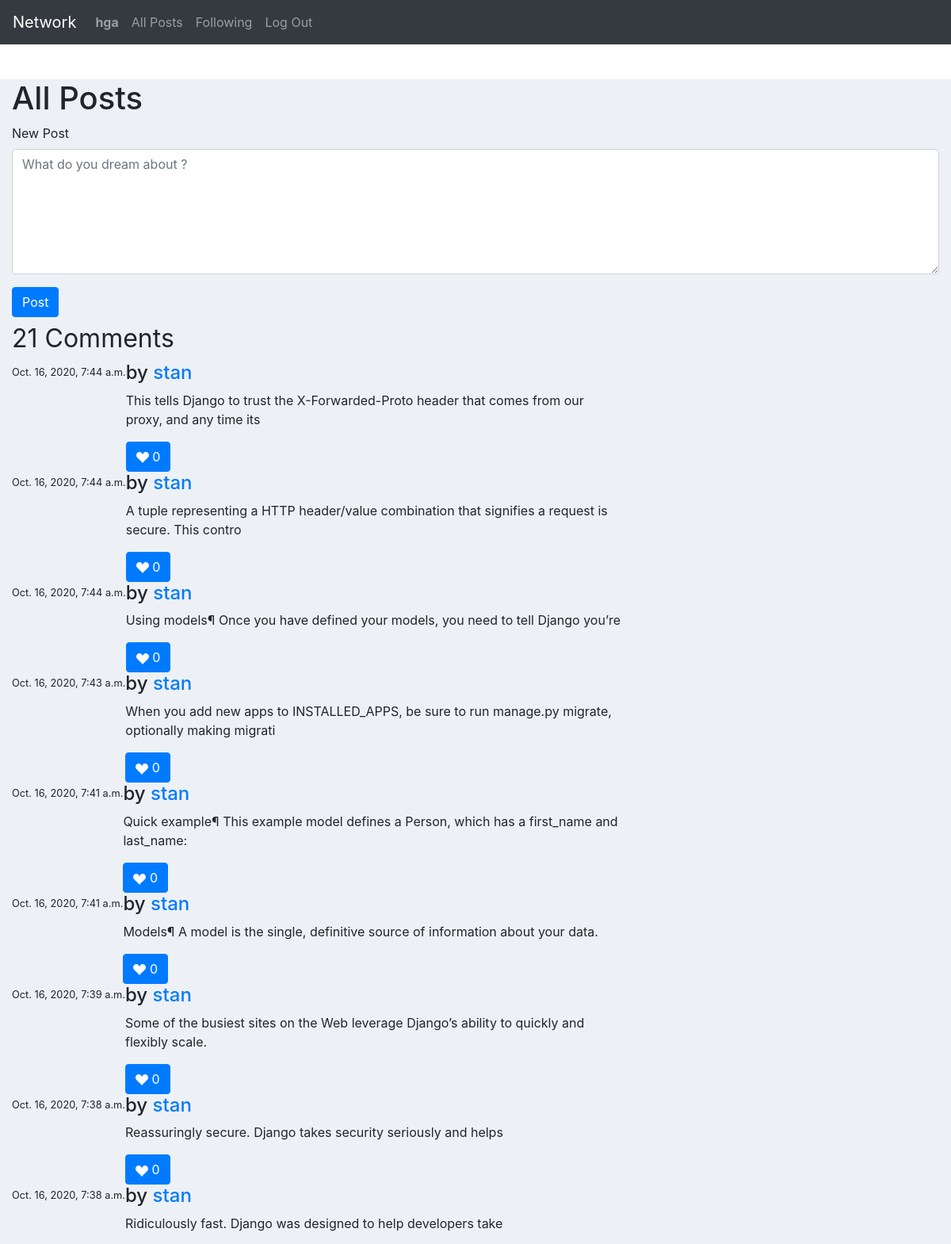
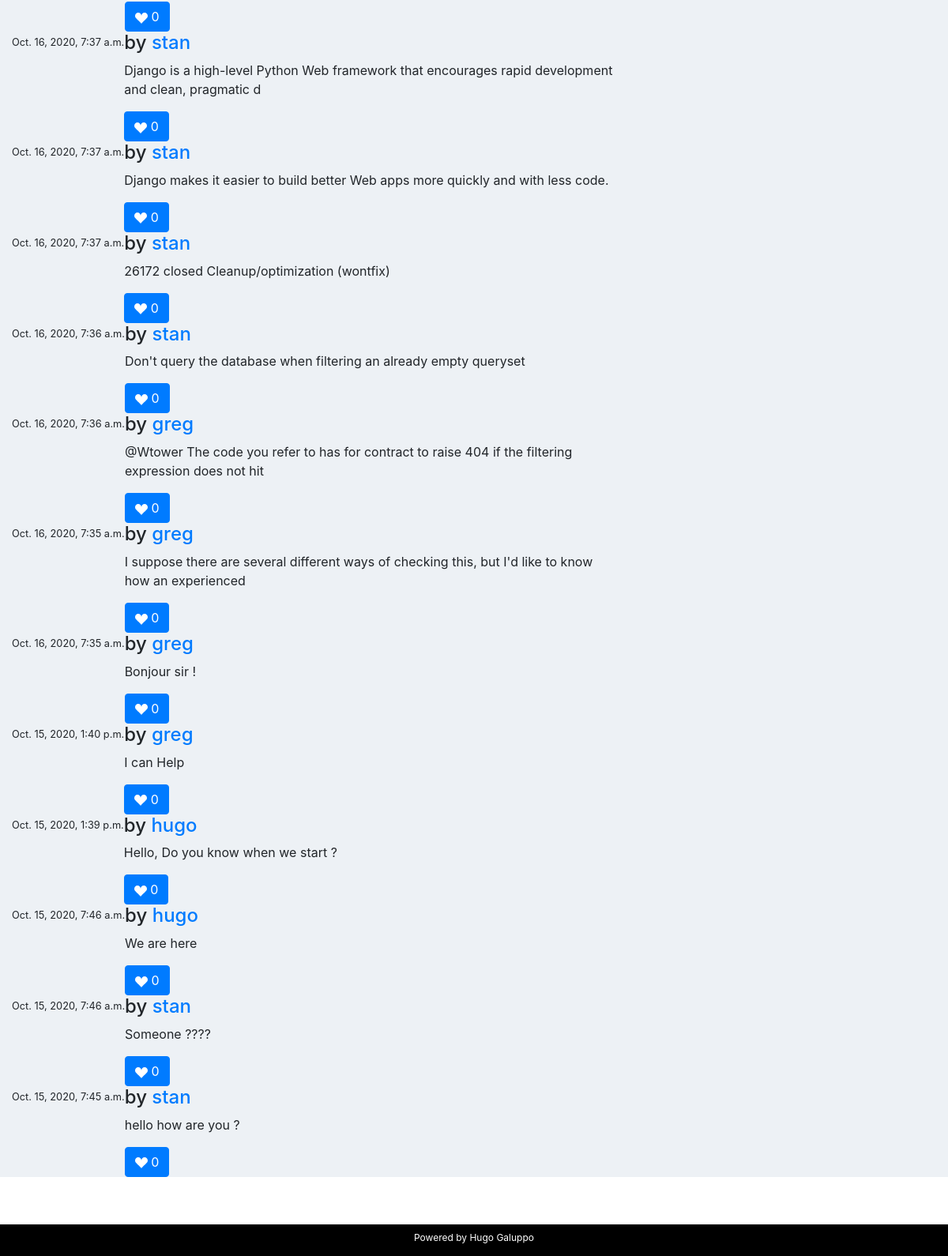
Page / (signed in) on the committed database (2 pictures, top to bottom).
### network/models.py (models this page shows, shortened)
class User(AbstractUser):
    pass

class Post (models.Model):
    author = models.ForeignKey("Profile", on_delete=models.CASCADE, related_name="author") #profile.author
    content = models.CharField(max_length=100)
    date = models.DateTimeField(auto_now=True)
    like = models.IntegerField(blank=True)

class Profile(models.Model):
    user = models.OneToOneField("User", on_delete=models.CASCADE, related_name="user") # user.user
    title = models.CharField(max_length=100, blank=True)
    followers = models.ManyToManyField("User",related_name="is_following", blank=True)     # user.is_following.all()

### network/views.py (the view)
# urls.py: path("", views.index, name="index"),
def index(request):
    allPosts = Post.objects.all()
    paginator = Paginator(allPosts, 10) # Show 10 posts per page.
    page_number = request.GET.get('page')
    page_obj = paginator.get_page(page_number)
    allPosts = allPosts.order_by("-date").all()
    if request.method == 'POST':
        print(request.user.id)
        form = PostForm(request.POST, request.user)
        if form.is_valid():
            instance = form.save(commit=False)
            instance.user = request.user
            author = request.user
            print(author)
            if not request.user == instance.user:
                raise Http404
            content = request.POST["content"]
            new_post = Post(author = Profile.objects.get(user = author), content = content,like = 0 )
            new_post.save()
            return HttpResponseRedirect(reverse("index"))
    else:
        form = PostForm()
    return render(request, "network/index.html", {'form': form, 'allPosts': allPosts})

### network/models.py
class PostForm(ModelForm):
    class Meta:
        model = Post
        fields = ('__all__')
        exclude =('author','like')
        widgets = {
            'content': Textarea(attrs={'placeholder':'What do you dream about ?', 'class':'form-control', 'id':'inputlg', 'rows':'6'}),
            'date': SelectDateWidget()
        }

### network/templates/network/index.html (shortened to what this page needs)
{% extends "network/layout.html" %}
{% load static %}
{% block body %}
<div class="container-fluid">
<h1>All Posts</h1>
{% if user.is_authenticated %}
  <form method="post">
    <div class="form-group">
      <label for="inputlg">New Post</label>
      {{ form.content }}
    </div>
    <button type="submit" class="btn btn-primary">Post</button>
  </form>
  {% endif %}
  <div class="row">
    <div class="col-md-8">
      <div class="page-header">
        <h1><small class="pull-right">{{allPosts.count}} Comments</small> </h1>
      </div>
     {% for post in allPosts %}
       <div class="comments-list">
           <div class="media">
               <p class="pull-right"><small> {{post.date}} </small></p>
                <div class="media-body">
                  <h4 class="media-heading user_name">by <a href="{% url 'profile' username=post.author.user.pk%}">{{post.author.user}}</h4></a>
                  <p>{{post.content}}</p>
                  <button type="submit" class="btn btn-primary">
                  <svg width="1em" height="1em" viewBox="0 0 16 16" class="bi bi-suit-heart-fill" fill="currentColor" xmlns="http://www.w3.org/2000/svg">
                    <path d="M4 1c2.21 0 4 1.755 4 3.92C8 2.755 9.79 1 12 1s4 1.755 4 3.92c0 3.263-3.234 4.414-7.608 9.608a.513.513 0 0 1-.784 0C3.234 9.334 0 8.183 0 4.92 0 2.755 1.79 1 4 1z"/>
                  </svg>
                  {{post.like}}
                  </button>
                </div>
            </div>
       </div>
    {% endfor %}
    </div>
</div>
</div>
{% endblock %}

### network/templates/network/layout.html (shortened to what this page needs)
{% load static %}
<!DOCTYPE html>
<html lang="en">
    <head>
        <link href="{% static 'network/styles.css' %}" rel="stylesheet">
        <link rel="stylesheet" href="https://maxcdn.bootstrapcdn.com/bootstrap/4.5.2/css/bootstrap.min.css">
    <body>
        <div class="pos-f-t">
            <nav class="navbar navbar-expand-sm bg-dark navbar-dark fixed-top">
                <a class="navbar-brand" href="#">Network</a>
                <div class="collapse navbar-collapse" id="collapsibleNavbar">
                    <ul class="navbar-nav">
                        {% if user.is_authenticated %}
                            <li class="nav-item">
                                <a class="nav-link" href="{% url 'profile' username=user.pk%}"><strong>{{ user.username }}</strong></a>
                            </li>
                        {% endif %}
                        <li class="nav-item">
                        <a class="nav-link" href="{% url 'index' %}">All Posts</a>
                        </li>
                        {% if user.is_authenticated %}
                            <li class="nav-item">
                                <a class="nav-link" href="{% url 'following' %}">Following</a>
                            </li>
                            <li class="nav-item">
                                <a class="nav-link" href="{% url 'logout' %}">Log Out</a>
                            </li>
                        {% endif %}
                    </ul>
                    </div>
            </nav>
        <div class="body">
            {% block body %}
            {% endblock %}
        </div>
        <div class="footer">
            <p> <sub>Powered by Hugo Galuppo</sub></p>
        </div>
    </body>
</html>

### network/static/network/styles.css (style rules this page uses)
.body { position: fixed; top: 100px; bottom: 100px; left: 0; right: 0; background-color: #edf1f5; overflow: auto; }
.footer { position: fixed; left: 0; bottom: 0; width: 100%; background-color:black; color: white; text-align: center; }
body { background: #edf1f5; margin-top:20px; }

### rows in the picture
User: username "hga"
Post: date "Oct. 16, 2020, 7:44 a.m.", author.user "stan", content "This tells Django to trust the X-Forwarded-Proto header that comes from our proxy, and any time its", like "0"
Post: date "Oct. 16, 2020, 7:44 a.m.", author.user "stan", content "A tuple representing a HTTP header/value combination that signifies a request is secure. This contro", like "0"
Post: date "Oct. 16, 2020, 7:44 a.m.", author.user "stan", content "Using models¶ Once you have defined your models, you need to tell Django you’re", like "0"
Post: date "Oct. 16, 2020, 7:43 a.m.", author.user "stan", content "When you add new apps to INSTALLED_APPS, be sure to run manage.py migrate, optionally making migrati", like "0"
Post: date "Oct. 16, 2020, 7:41 a.m.", author.user "stan", content "Quick example¶ This example model defines a Person, which has a first_name and last_name:", like "0"
Post: date "Oct. 16, 2020, 7:41 a.m.", author.user "stan", content "Models¶ A model is the single, definitive source of information about your data.", like "0"
Post: date "Oct. 16, 2020, 7:39 a.m.", author.user "stan", content "Some of the busiest sites on the Web leverage Django’s ability to quickly and flexibly scale.", like "0"
Post: date "Oct. 16, 2020, 7:38 a.m.", author.user "stan", content "Reassuringly secure. Django takes security seriously and helps", like "0"
Post: date "Oct. 16, 2020, 7:38 a.m.", author.user "stan", content "Ridiculously fast. Django was designed to help developers take", like "0"
Post: date "Oct. 16, 2020, 7:37 a.m.", author.user "stan", content "Django is a high-level Python Web framework that encourages rapid development and clean, pragmatic d", like "0"
Post: date "Oct. 16, 2020, 7:37 a.m.", author.user "stan", content "Django makes it easier to build better Web apps more quickly and with less code.", like "0"
Post: date "Oct. 16, 2020, 7:37 a.m.", author.user "stan", content "26172 closed Cleanup/optimization (wontfix)", like "0"
Post: date "Oct. 16, 2020, 7:36 a.m.", author.user "stan", content "Don't query the database when filtering an already empty queryset", like "0"
Post: date "Oct. 16, 2020, 7:36 a.m.", author.user "greg", content "@Wtower The code you refer to has for contract to raise 404 if the filtering expression does not hit", like "0"
Post: date "Oct. 16, 2020, 7:35 a.m.", author.user "greg", content "I suppose there are several different ways of checking this, but I'd like to know how an experienced", like "0"
Post: date "Oct. 16, 2020, 7:35 a.m.", author.user "greg", content "Bonjour sir !", like "0"
Post: date "Oct. 15, 2020, 1:40 p.m.", author.user "greg", content "I can Help", like "0"
Post: date "Oct. 15, 2020, 1:39 p.m.", author.user "hugo", content "Hello, Do you know when we start ?", like "0"
Post: date "Oct. 15, 2020, 7:46 a.m.", author.user "hugo", content "We are here", like "0"
Post: date "Oct. 15, 2020, 7:46 a.m.", author.user "stan", content "Someone ????", like "0"
Post: date "Oct. 15, 2020, 7:45 a.m.", author.user "stan", content "hello how are you ?", like "0"

### other values in the picture
{{ allPosts.count }} "21"
